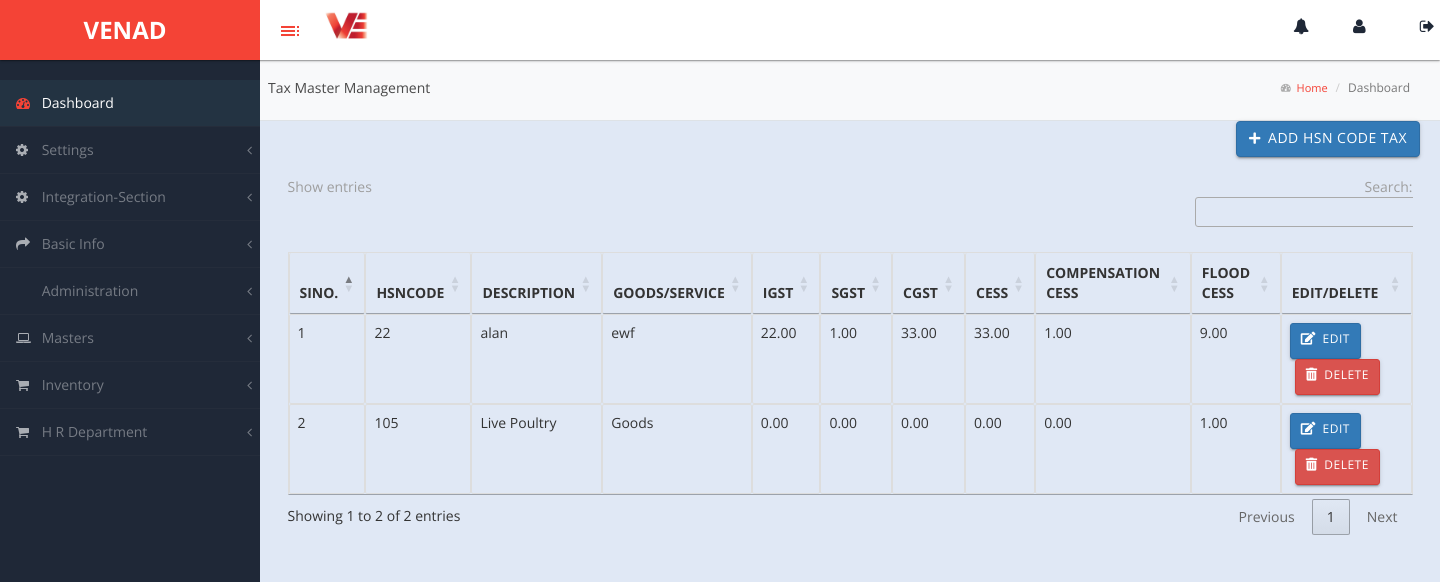
The app's page /taxmaster/ with its own data.
### venadapp/models.py (models this page shows)
class taxmaster(models.Model):
    hs_code = models.CharField(max_length=15, null=True)
    description = models.CharField(max_length=255, null=True)
    goods_service = models.CharField(max_length=10, null=True)  # Consider using choices here if applicable
    igst = models.DecimalField(max_digits=5, decimal_places=2, default=0.00)
    sgst = models.DecimalField(max_digits=5, decimal_places=2, default=0.00)
    cgst = models.DecimalField(max_digits=5, decimal_places=2, default=0.00)
    cess = models.DecimalField(max_digits=5, decimal_places=2, default=0.00)
    compensation_cess = models.DecimalField(max_digits=5, decimal_places=2, default=0.00)
    flood_cess = models.DecimalField(max_digits=5, decimal_places=2, default=0.00)

### venadapp/views.py (the view)
# urls.py: path('taxmaster/', views.taxmaster_list),
def taxmaster_list(request):
    hsncodes = taxmaster.objects.all()
    return render(request, 'taxmaster.html', {'hsncodes': hsncodes})

### templates/taxmaster.html (shortened to what this page needs)
<!DOCTYPE html>
<html lang="en">
<head>
    <link rel="stylesheet" href="https://cdn.datatables.net/1.11.5/css/jquery.dataTables.min.css">
    <link rel="stylesheet" href="https://cdnjs.cloudflare.com/ajax/libs/font-awesome/5.15.4/css/all.min.css">
</head>
<body>
{% include 'base.html' %}
    <div id="page-wrapper">
        <div class="header">
            <div class="navbar2">
                <p class="financial-year">Tax Master Management</p>
                <ol class="breadcrumb">
                    <li><i class="fa fa-tachometer" style="font-size: 10px; padding-top: 5px;"></i><a href="#"> &nbsp;&nbsp;Home</a></li>
                    <li class="active">Dashboard</li>
                </ol>
            </div>
        </div>
        <div class="container mt-5 position-relative">
            <div class="add-button-container">
                <a href="/taxmasteraddpage/" class="btn btn-primary btn-icon">
                    <i class="fas fa-plus"></i> Add HSN Code Tax
                </a>
            </div>
            <div class="row">
                <div class="col-md-12">
                    <div class="table-responsive">
                        <table class="table table-bordered" id="hsnCodeTaxTable">
                            <thead>
                                <tr>
                                    <th>SINO.</th>
                                    <th>HSNCODE</th>
                                    <th>DESCRIPTION</th>
                                    <th>GOODS/SERVICE</th>
                                    <th>IGST</th>
                                    <th>SGST</th>
                                    <th>CGST</th>
                                    <th>CESS</th>
                                    <th>COMPENSATION CESS</th>
                                    <th>FLOOD CESS</th>
                                    <th>EDIT/DELETE</th>
                                </tr>
                            </thead>
                            <tbody>
                                {% for hsncode in hsncodes %}
                                <tr>
                                    <td>{{ forloop.counter }}</td>
                                    <td>{{ hsncode.hs_code }}</td>
                                    <td>{{ hsncode.description }}</td>
                                    <td>{{ hsncode.goods_service }}</td>
                                    <td>{{ hsncode.igst }}</td>
                                    <td>{{ hsncode.sgst }}</td>
                                    <td>{{ hsncode.cgst }}</td>
                                    <td>{{ hsncode.cess }}</td>
                                    <td>{{ hsncode.compensation_cess }}</td>
                                    <td>{{ hsncode.flood_cess }}</td>
                                    <td>
                                        <form method="post">
                                            <a href="/taxmasteredit/{{ hsncode.id }}" class="btn btn-sm btn-primary btn-icon custom-edit-button">
                                                <i class="fas fa-edit"></i> Edit
                                            </a>
                                            <a href="/deltaxmaster/{{ hsncode.id }}" class="btn btn-sm btn-danger btn-icon custom-delete-button" onclick="return confirm('Do you want to delete this entry?');">
                                                <i class="fas fa-trash-alt"></i> Delete
                                            </a>
                                        </form>
                                    </td>
                                </tr>
                                {% endfor %}
                            </tbody>
                        </table>
                    </div>
                </div>
            </div>
        </div>
    </div>
</body>
</html>

### static/css/custom-styles.css (style rules this page uses)
body { font-family: 'Open Sans', sans-serif; background: #1F2837; }
#page-wrapper { padding: 15px 15px; min-height: 600px; background: #ececec; }
p { font-size: 14px; line-height:25px; }
#page-wrapper { position: relative; top: 55px; -moz-box-shadow: 0 0 10px #757575; }
.breadcrumb { padding: 10px 10px 10px 20px;margin-bottom: 0;list-style: none;border-radius: 0;background: transparent;line-height: 20px;font-size: 11px;margin-left: 14px; }
#page-wrapper { background: #e0e8f5; }
@media (min-width:768px) { #page-wrapper { margin: 0 0 0 260px; padding: 0; min-height: 1200px; } }
.header .breadcrumb:before { font-size: 11px; margin-right: 0px; color: #717171; display: none; }
.header .breadcrumb li a { font-size: 11px; font-size: 11px; text-decoration: none; color: #717171; text-decoration: none; color: #f44336; }

### templates/taxmaster.html (style rules this page uses)
.btn-icon { display: flex; align-items: center; font-size: 0.8em; padding: 0.2rem 0.4rem; }
.btn-icon i { margin-right: 3px; }
.navbar2 { display: flex; justify-content: space-between; align-items: center; background-color: #f8f9fa; padding: 10px 20px; border-bottom: 1px solid #dee2e6; }
.breadcrumb { margin: 0; padding: 0; background: none; }
.breadcrumb li { display: inline; font-size: 12px; }
.breadcrumb li a { text-decoration: none; }
.add-button-container { display: flex; justify-content: flex-end; margin-bottom: 20px; }
.custom-edit-button, .custom-delete-button { font-size: 0.8em; padding: 0.2rem 0.4rem; }
.custom-delete-button { margin-left: 5px; }
.custom-delete-button i { margin-right: 3px; }

### templates/base.html (style rules this page uses)
.navbar2 { display: flex; align-items: center; padding-left: 8px; }
.financial-year { padding-top: 10px; color: rgb(73, 73, 73); margin-right: 20px; }

### records on screen
taxmaster: hs_code "22", description "alan", goods_service "ewf", igst "22.00", sgst "1.00", cgst "33.00", cess "33.00", compensation_cess "1.00", flood_cess "9.00"
taxmaster: hs_code "105", description "Live Poultry", goods_service "Goods", igst "0.00", sgst "0.00", cgst "0.00", cess "0.00", compensation_cess "0.00", flood_cess "1.00"
